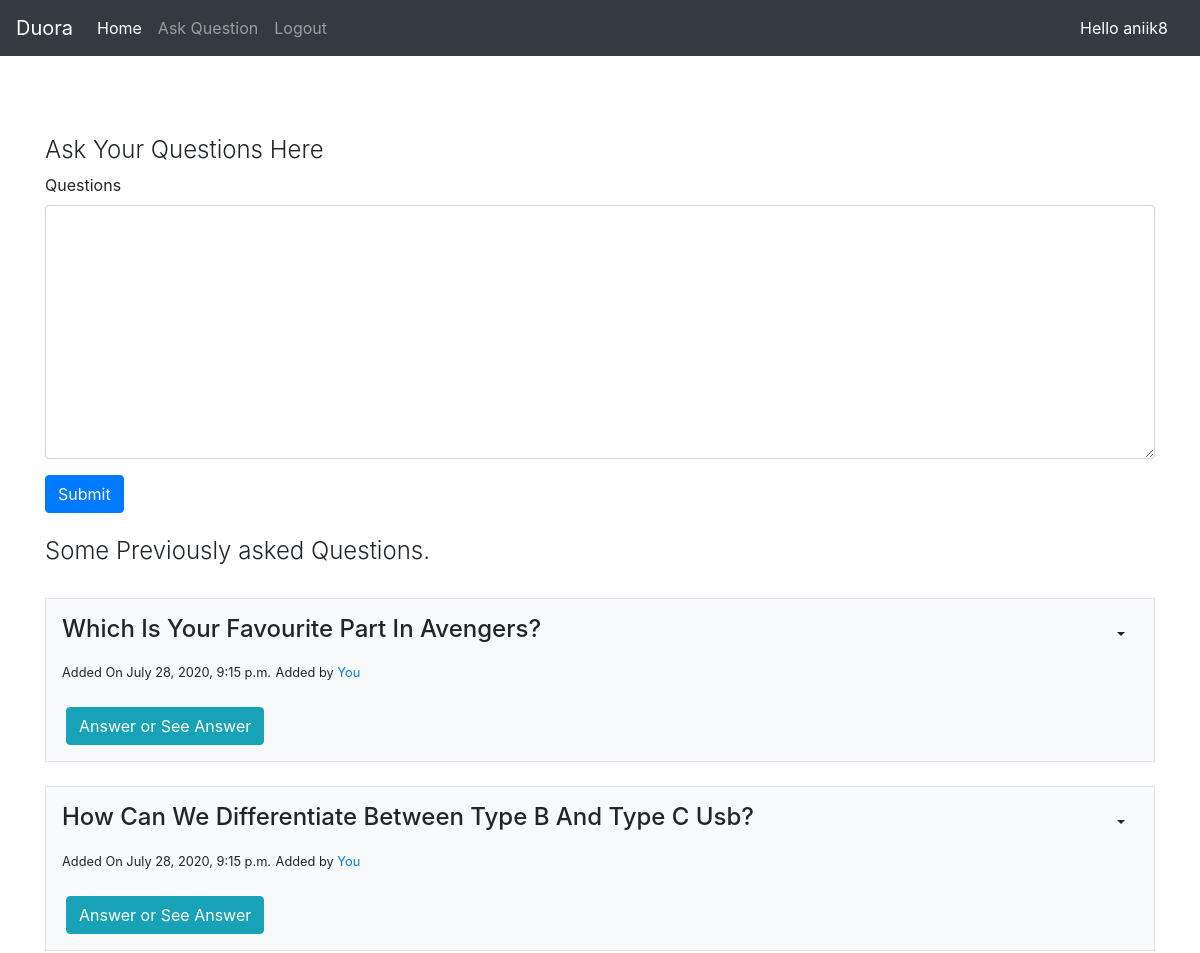
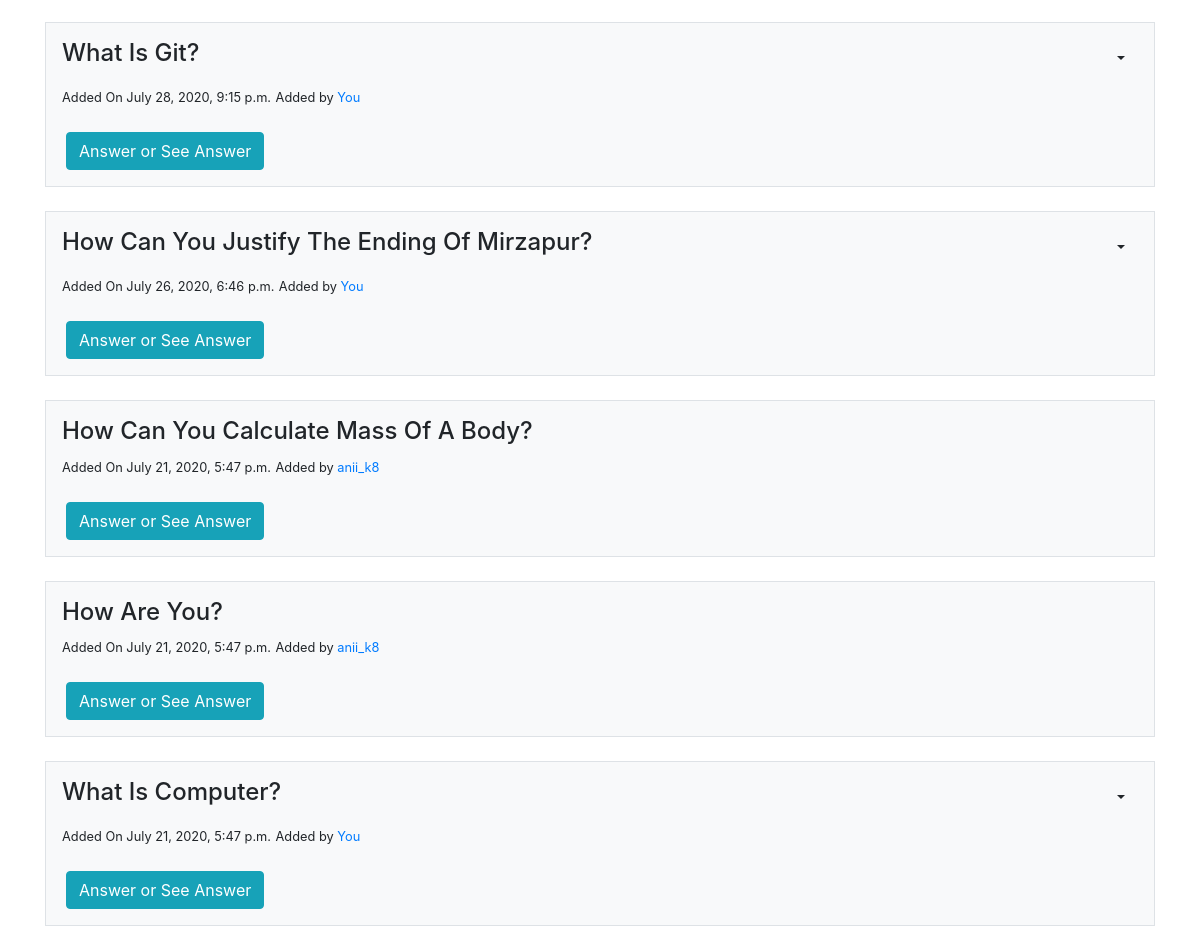
Page /question/ (signed in) on the committed database (2 pictures, top to bottom).
### quoraa/models.py (models this page shows)
class question_data(models.Model):
    questions = RichTextField(blank=True, null=True)
    user = models.ForeignKey('auth.User', on_delete=models.CASCADE)
    datee =  models.DateTimeField('Date Posted', default=datetime.now())
    def __str__(self):
        return self.questions

### quoraa/views.py (the view, shortened to what this page needs)
# urls.py: path('question/', views.questionpage, name='question'),
@login_required(login_url='login')
def questionpage(request):
    questions = question_data.objects.all().order_by('-id')
    form = question_form()
    context = {'form':form, 'questions':questions}
    return render(request, 'quoraa/questions.html', context)

### quoraa/forms.py (shortened to what this page needs)
class question_form(ModelForm):
    class Meta:
        model = question_data
        fields = ('questions', )

### quoraa/templates/quoraa/questions.html (shortened to what this page needs)
{% extends "quoraa/base.html" %}
{% block content %}
{% load crispy_forms_tags %}
<h4 class="font-weight-light">Ask Your Questions Here</h4>
<form method="post">
    {{form|crispy}}
    <input class="btn btn-primary"  type="Submit" value="Submit">
</form>
<br>
<h4 class="font-weight-light">Some Previously asked Questions.</h4><br>
{% for question in questions %}
<div class="media border p-3 bg-light ">
    <div class="media-body bg-light">
<h4>{{question|title|safe}}</h4>
<small>Added On {{question.datee}}</small>
{% if question.user == request.user %}
    <small>Added by <a class="mr-2" href="{% url 'user_profile' question.user.username %}">You</a></small><br>
{%else%}
    <small>Added by <a class="mr-2" href="{% url 'user_profile' question.user.username %}">{{question.user}}</a></small><br>
{% endif %}
<br>
<a class="ml-1 btn btn-info" href="{% url 'showanswer' question.id %}">Answer or See Answer</a>
    </div>
{% if question.user == request.user %}
    <div class="dropdown ">
        <button class="btn btn-default dropdown-toggle" type="button" id="dropdownMenu1" data-toggle="dropdown" aria-haspopup="true" aria-expanded="true">
        </button>
</div>
{% endif %}
</div>
<br>
{% endfor %}
{% endblock %}

### quoraa/templates/quoraa/base.html (shortened to what this page needs)
<!DOCTYPE html>
<html lang="en">
<head>
    <link rel="stylesheet" href="https://stackpath.bootstrapcdn.com/bootstrap/4.5.0/css/bootstrap.min.css">
</head>
<body>
<nav class="navbar navbar-expand-lg navbar-dark bg-dark">
  <a class="navbar-brand" href="{% url 'homepage' %}">Duora</a>
  <div class="collapse navbar-collapse" id="navbarSupportedContent">
    <ul class="navbar-nav mr-auto">
      <li class="nav-item active">
        <a class="nav-link" href="{% url 'homepage' %}">Home <span class="sr-only">(current)</span></a>
      </li>
      <li class="nav-item">
          <a class="nav-link" href="{% url 'question' %}">Ask Question</a>
      </li>
        {%if user.is_authenticated %}
        <li class="nav-item">
            <a class="nav-link " href="{%url 'logout' %}">Logout</a>
        </li>
        {%endif%}
    </ul>
  </div>
    <a class="nav-link bgc"  href="{% url 'user_profile' request.user.username %}">Hello {{request.user}} </a>
</nav>
<br>
<br>
<br>
<div class="container mt-2 ">
<div class="bg-gradient-light">
{% block content %} {% endblock %}
</div>
</div>
</body>
</html>

### quoraa/templates/quoraa/base.html (style rules this page uses)
.bgc { color : #FFFFFF; }

### rows in the picture
question_data: questions "Which Is Your Favourite Part In Avengers?", datee "July 28, 2020, 9:15 p.m.", shows "Added by"
question_data: questions "How Can We Differentiate Between Type B And Type C Usb?", datee "July 28, 2020, 9:15 p.m.", shows "Added by"
question_data: questions "What Is Git?", datee "July 28, 2020, 9:15 p.m.", shows "Added by"
question_data: questions "How Can You Justify The Ending Of Mirzapur?", datee "July 26, 2020, 6:46 p.m.", shows "Added by"
question_data: questions "How Can You Calculate Mass Of A Body?", datee "July 21, 2020, 5:47 p.m.", user "anii_k8"
question_data: questions "How Are You?", datee "July 21, 2020, 5:47 p.m.", user "anii_k8"
question_data: questions "What Is Computer?", datee "July 21, 2020, 5:47 p.m.", shows "Added by"

### other values in the picture
{{ request.user }} "aniik8"
